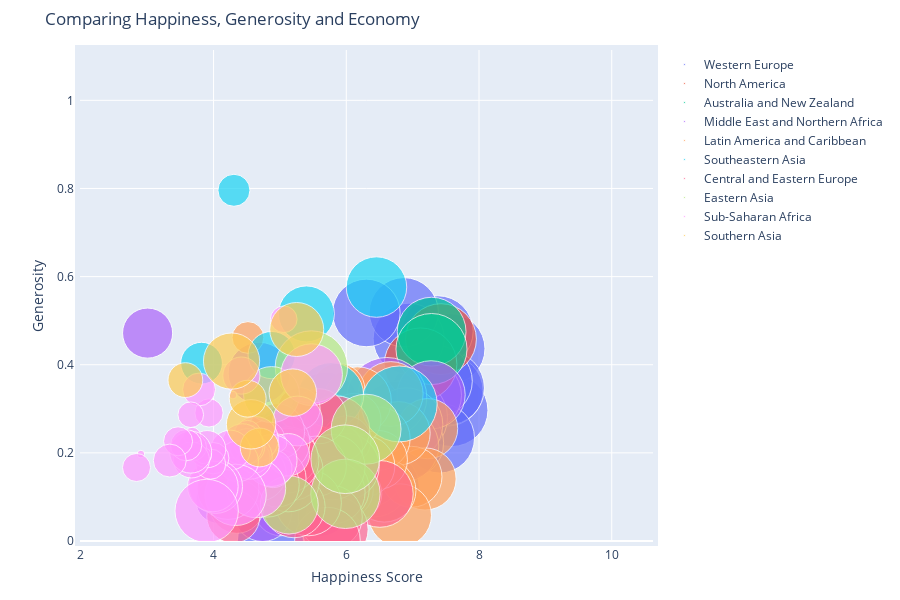

The notebook cell saved with this chart:
### Markdown cell above
The boxplot shows that European Countries and Australia are the top two Happiest Regions. America is another “happy region” that shows high Happiness Index. The happiness score of Asian and African countries is much lower, that is why none of the Asian nor African Country stands at a good position in terms of Happiness Index.

### Code cell
graph = bubbleplot(dataset = df_happiness_index, x_column = 'Happiness Score', y_column = 'Generosity', 
    bubble_column = 'Country', size_column = 'Economy (GDP per Capita)', color_column = 'Region', 
    x_title = "Happiness Score", y_title = "Generosity", title = 'Comparing Happiness, Generosity and Economy',
    x_logscale = False, scale_bubble = 1, height = 600)

py.iplot(graph, config={'scrollzoom': True})

### Figure 1 — Plotly figure (JSON) as saved in the notebook; plotly's stock layout.template omitted (floating-point values rounded to 4 significant figures)
{"data": [{"marker": {"size": [1.397, 1.302, 1.325, 1.459, 1.29, 1.329, 1.332, 1.337, 1.564, 1.336, 1.308, 1.266, 1.328, 1.278, 1.23, 1.207, 1.251, 1.208, 1.208, 1.16, 1.154], "sizemode": "area", "sizeref": 0.0005283}, "mode": "markers", "name": "Western Europe", "text": ["Switzerland", "Iceland", "Denmark", "Norway", "Finland", "Netherlands", "Sweden", "Austria", "Luxembourg", "Ireland", "Belgium", "United Kingdom", "Germany", "France", "Spain", "Malta", "Italy", "North Cyprus", "Cyprus", "Portugal", "Greece"], "type": "scatter", "x": [7.587, 7.561, 7.527, 7.522, 7.406, 7.378, 7.364, 7.2, 6.946, 6.94, 6.937, 6.867, 6.75, 6.575, 6.329, 6.302, 5.948, 5.695, 5.689, 5.102, 4.857], "y": [0.2968, 0.4363, 0.3414, 0.347, 0.2335, 0.4761, 0.3626, 0.3309, 0.2803, 0.459, 0.2225, 0.5191, 0.2821, 0.1233, 0.1823, 0.5175, 0.2282, 0.2617, 0.3064, 0.1372, 0]}, {"marker": {"size": [1.326, 1.395], "sizemode": "area", "sizeref": 0.0005283}, "mode": "markers", "name": "North America", "text": ["Canada", "United States"], "type": "scatter", "x": [7.427, 7.119], "y": [0.4581, 0.4011]}, {"marker": {"size": [1.25, 1.334], "sizemode": "area", "sizeref": 0.0005283}, "mode": "markers", "name": "Australia and New Zealand", "text": ["New Zealand", "Australia"], "type": "scatter", "x": [7.286, 7.284], "y": [0.475, 0.4356]}, {"marker": {"size": [1.229, 1.427, 1.36, 1.69, 1.395, 1.554, 1.324, 1.131, 0.9393, 1.061, 0.902, 0.7348, 1.026, 0.8811, 0.5987, 1.009, 0.9855, 0.8818, 0.5465, 0.6632], "sizemode": "area", "sizeref": 0.0005283}, "mode": "markers", "name": "Middle East and Northern Africa", "text": ["Israel", "United Arab Emirates", "Oman", "Qatar", "Saudi Arabia", "Kuwait", "Bahrain", "Libya", "Algeria", "Turkey", "Jordan", "Morocco", "Lebanon", "Tunisia", "Palestinian Territories", "Iran", "Iraq", "Egypt", "Yemen", "Syria"], "type": "scatter", "x": [7.278, 6.901, 6.853, 6.611, 6.411, 6.295, 5.96, 5.754, 5.605, 5.332, 5.192, 5.013, 4.839, 4.739, 4.715, 4.686, 4.677, 4.194, 4.077, 3.006], "y": [0.3317, 0.2643, 0.2154, 0.3257, 0.1371, 0.1623, 0.1736, 0.183, 0.07822, 0.1225, 0.1105, 0.07172, 0.2185, 0.06431, 0.1125, 0.3809, 0.1792, 0.1129, 0.09131, 0.4718]}, {"marker": {"size": [0.9558, 1.021, 0.9812, 1.044, 1.064, 1.107, 1.054, 1.062, 0.9186, 0.9953, 1.212, 0.7645, 0.7455, 0.864, 0.6813, 0.7599, 0.5933, 0.9002, 0.8104, 0.8954, 0.5953, 0.2667], "sizemode": "area", "sizeref": 0.0005283}, "mode": "markers", "name": "Latin America and Caribbean", "text": ["Costa Rica", "Mexico", "Brazil", "Venezuela", "Panama", "Chile", "Argentina", "Uruguay", "Colombia", "Suriname", "Trinidad and Tobago", "El Salvador", "Guatemala", "Ecuador", "Bolivia", "Paraguay", "Nicaragua", "Peru", "Jamaica", "Dominican Republic", "Honduras", "Haiti"], "type": "scatter", "x": [7.226, 7.187, 6.983, 6.81, 6.786, 6.67, 6.574, 6.485, 6.477, 6.269, 6.168, 6.13, 6.123, 5.975, 5.89, 5.878, 5.828, 5.824, 5.709, 4.885, 4.788, 4.518], "y": [0.255, 0.1407, 0.1457, 0.05841, 0.2443, 0.3336, 0.1145, 0.2324, 0.184, 0.1699, 0.3184, 0.1069, 0.2749, 0.1154, 0.2054, 0.3424, 0.2782, 0.1498, 0.2123, 0.2168, 0.2303, 0.4619]}, {"marker": {"size": [1.522, 0.9669, 1.125, 0.8283, 0.6322, 0.7053, 0.5907, 0.2711, 0.4604], "sizemode": "area", "sizeref": 0.0005283}, "mode": "markers", "name": "Southeastern Asia", "text": ["Singapore", "Thailand", "Malaysia", "Indonesia", "Vietnam", "Philippines", "Laos", "Myanmar", "Cambodia"], "type": "scatter", "x": [6.798, 6.455, 5.77, 5.399, 5.36, 5.073, 4.876, 4.307, 3.819], "y": [0.311, 0.5763, 0.3307, 0.5153, 0.1686, 0.2499, 0.4219, 0.7959, 0.4036]}, {"marker": {"size": [1.179, 0.6324, 1.169, 0.5945, 1.123, 1.185, 1.147, 1.032, 1.126, 1.083, 1.138, 0.8015, 0.9585, 1.152, 0.4743, 1.024, 0.9744, 1.043, 0.9205, 1.113, 0.9185, 0.8787, 0.8322, 1.121, 0.3905, 0.7991, 0.7682, 0.7419, 1.012], "sizemode": "area", "sizeref": 0.0005283}, "mode": "markers", "name": "Central and Eastern Europe", "text": ["Czech Republic", "Uzbekistan", "Slovakia", "Moldova", "Kazakhstan", "Slovenia", "Lithuania", "Belarus", "Poland", "Croatia", "Russia", "Kosovo", "Turkmenistan", "Estonia", "Kyrgyzstan", "Azerbaijan", "Montenegro", "Romania", "Serbia", "Latvia", "Macedonia", "Albania", "Bosnia and Herzegovina", "Hungary", "Tajikistan", "Ukraine", "Armenia", "Georgia", "Bulgaria"], "type": "scatter", "x": [6.505, 6.003, 5.995, 5.889, 5.855, 5.848, 5.833, 5.813, 5.791, 5.759, 5.716, 5.589, 5.548, 5.429, 5.286, 5.212, 5.192, 5.124, 5.123, 5.098, 5.007, 4.959, 4.949, 4.8, 4.786, 4.681, 4.35, 4.297, 4.218], "y": [0.1069, 0.2284, 0.1689, 0.2095, 0.1183, 0.2533, 0.02641, 0.1105, 0.1676, 0.05444, 0.00199, 0.2831, 0.1698, 0.0868, 0.3003, 0.07799, 0.1614, 0.1375, 0.1923, 0.1823, 0.2236, 0.1427, 0.2481, 0.128, 0.2297, 0.1527, 0.07855, 0.05547, 0.1192]}, {"marker": {"size": [1.291, 1.271, 1.245, 1.386, 0.8901, 0.8282], "sizemode": "area", "sizeref": 0.0005283}, "mode": "markers", "name": "Eastern Asia", "text": ["Taiwan", "Japan", "South Korea", "Hong Kong", "China", "Mongolia"], "type": "scatter", "x": [6.298, 5.987, 5.984, 5.474, 5.14, 4.874], "y": [0.2538, 0.1071, 0.1856, 0.3948, 0.08185, 0.3323]}, {"marker": {"size": [1.008, 0.6543, 0.4704, 0.1885, 0.08308, 0.3755, 0.7121, 0.9205, 0.5456, 0.271, 0.0712, 0.5211, 0, 0.1907, 0.3302, 0.4541, 0.3647, 0.4402, 0.9936, 0.01604, 0.4225, 0.7578, 0.2607, 0.6787, 0.2391, 0.211, 0.365, 1.06, 0.0694, 0.2852, 0.2082, 0.0785, 0.3419, 0.1742, 0.4653, 0.2581, 0.2221, 0.2867, 0.0153, 0.2087], "sizemode": "area", "sizeref": 0.0005283}, "mode": "markers", "name": "Sub-Saharan Africa", "text": ["Mauritius", "Nigeria", "Zambia", "Somaliland region", "Mozambique", "Lesotho", "Swaziland", "South Africa", "Ghana", "Zimbabwe", "Liberia", "Sudan", "Congo (Kinshasa)", "Ethiopia", "Sierra Leone", "Mauritania", "Kenya", "Djibouti", "Botswana", "Malawi", "Cameroon", "Angola", "Mali", "Congo (Brazzaville)", "Comoros", "Uganda", "Senegal", "Gabon", "Niger", "Tanzania", "Madagascar", "Central African Republic", "Chad", "Guinea", "Ivory Coast", "Burkina Faso", "Rwanda", "Benin", "Burundi", "Togo"], "type": "scatter", "x": [5.477, 5.268, 5.129, 5.057, 4.971, 4.898, 4.867, 4.642, 4.633, 4.61, 4.571, 4.55, 4.517, 4.512, 4.507, 4.436, 4.419, 4.369, 4.332, 4.292, 4.252, 4.033, 3.995, 3.989, 3.956, 3.931, 3.904, 3.896, 3.845, 3.781, 3.681, 3.678, 3.667, 3.656, 3.655, 3.587, 3.465, 3.34, 2.905, 2.839], "y": [0.3774, 0.2723, 0.1959, 0.5032, 0.2227, 0.1639, 0.1826, 0.1197, 0.2309, 0.1899, 0.2436, 0.1906, 0.2483, 0.2432, 0.2149, 0.219, 0.3754, 0.1809, 0.1046, 0.3313, 0.2062, 0.1234, 0.188, 0.1239, 0.1744, 0.2907, 0.2084, 0.06822, 0.1939, 0.3438, 0.2133, 0.2384, 0.1839, 0.2866, 0.2016, 0.2175, 0.2263, 0.1826, 0.1973, 0.1668]}, {"marker": {"size": [0.7704, 0.5954, 0.3975, 0.645, 0.36, 0.8352, 0.3198], "sizemode": "area", "sizeref": 0.0005283}, "mode": "markers", "name": "Southern Asia", "text": ["Bhutan", "Pakistan", "Bangladesh", "India", "Nepal", "Sri Lanka", "Afghanistan"], "type": "scatter", "x": [5.253, 5.194, 4.694, 4.565, 4.514, 4.271, 3.575], "y": [0.48, 0.3367, 0.2122, 0.2647, 0.323, 0.4083, 0.3651]}], "layout": {"height": 600, "hovermode": "closest", "margin": {"b": 50, "pad": 5, "t": 50}, "showlegend": true, "title": {"text": "Comparing Happiness, Generosity and Economy"}, "xaxis": {"autorange": false, "range": [1.987, 10.62], "title": {"text": "Happiness Score"}}, "yaxis": {"autorange": false, "range": [0, 1.114], "title": {"text": "Generosity"}}}}
